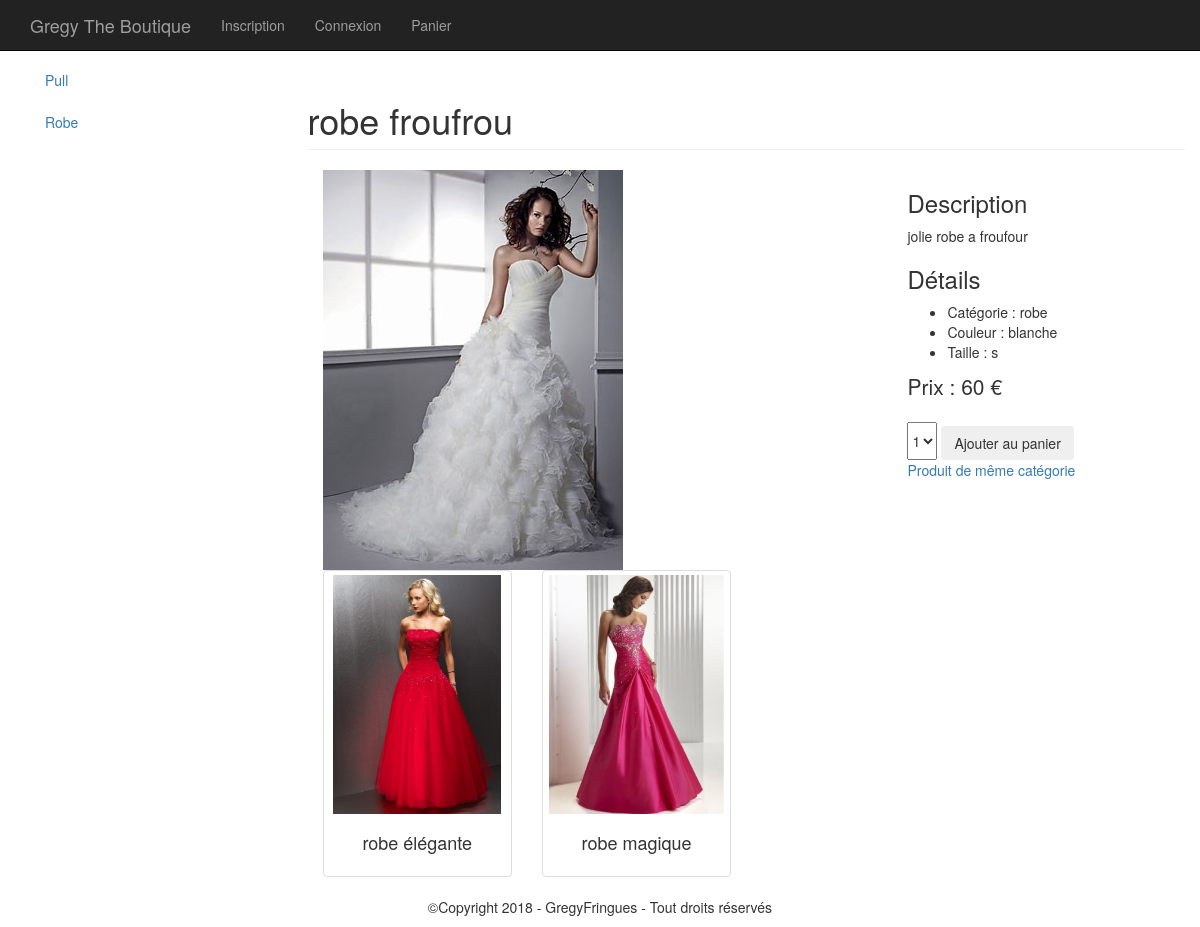
Screenshot of /Annonceo/fiche_produit.php?id_produit=8 with the database file from the repository.
### tables this page shows
CREATE TABLE `produit` (
  `id_produit` int(3) NOT NULL,
  `reference` varchar(20) NOT NULL,
  `categorie` varchar(20) NOT NULL,
  `titre` varchar(100) NOT NULL,
  `description` text NOT NULL,
  `couleur` varchar(20) NOT NULL,
  `taille` varchar(5) NOT NULL,
  `public` enum('m','f','mixte') NOT NULL,
  `photo` varchar(250) NOT NULL,
  `prix` int(3) NOT NULL,
  `stock` int(3) NOT NULL
);

### Annonceo/inc/fonctions.php (called while the page is built, shortened)
<?php
    function executeRequete($sql, $params=array()) {
        if(!empty($params)){
            foreach($params as $indice => $param){
                $params[$indice] = htmlspecialchars($param, ENT_QUOTES);
            }
         }
         global $pdo;
         $r = $pdo->prepare($sql);
         $r->execute($params);
         return $r;
    }
?>

### Annonceo/fiche_produit.php (the view, shortened to what this page needs)
<?php
    $contenu_droit = '';
    $sql = "SELECT DISTINCT categorie FROM produit";
    $menuCategories = executeRequete($sql);
    if($menuCategories->rowCount()==0){
        ?><div>aucune catégorie à afficher</div><?php
    }else{
        ?><ul class="nav nav-pills nav-stacked"><?php
        while($categorie = $menuCategories->fetch(PDO::FETCH_ASSOC)){
           ?>
            <li class="<?= isset($_GET['categorie']) && $_GET['categorie']==$categorie['categorie'] ? 'active' : '' ?>"><a href="index.php?categorie=<?= $categorie['categorie'] ?>"><?= ucfirst($categorie['categorie']) ?></a></li>
            <?php
        }
        ?></ul><?php
    }
	$contenu_gauche = ob_get_clean();
    if ( isset($_GET['id_produit']) )
    {
        $resul = executeRequete("SELECT * FROM produit WHERE id_produit=:id_produit",array('id_produit' => $_GET ['id_produit']));
        $produit=$resul->fetch(PDO::FETCH_ASSOC);
        $contenu_droit .= '<div class="row">
                        <div class="col-sm-12">
                            <h1 class="page-header">' .$produit['titre'].'</h1>
                        </div>
                    </div>';
        $contenu_droit .= '<div class="col-md-8">
                        <img class="img-responsive" src="photos/'.$produit['photo'].'" alt="" title="">
                    </div>';
        $contenu_droit .= '<div class="col-md-4">
                        <h3>Description</h3>
                        <p>'.$produit['description'].'</p>
                        <h3>Détails</h3>
                        <ul>
                            <li>Catégorie : '.$produit['categorie'].'</li>
                            <li>Couleur : '.$produit['couleur'].'</li>
                            <li>Taille : '.$produit['taille'].'</li>
                        </ul>
                        <p class="lead">Prix : '.$produit['prix'].' €</p>
                    </div>';
        if ( $produit['stock'] > 0 )
        {
            $contenu_droit .='<div class="col-md-4">
                            <form method="post" action="panier.php">
                                <input type="hidden" name="id_produit" value="'.$produit['id_produit'].'">
                                <select name="quantite" class="form-group-sm form-control-static">';
            for ($i=1; $i<=$produit['stock'] && $i <=5; $i++)
            {
                $contenu_droit .='<option>'.$i.'</option>';
            }
                $contenu_droit .='</select>
                                <input type="submit" name="ajout_panier" value="Ajouter au panier" class="btn bn-primary">
                                </form>
                            </div>';
        }
        else
        {
            $contenu_droit .='<div class="col-sm-4">
                            <p>Produit insidponible</p>
                        </div>';
        }
        $contenu_droit .='<div class="col-md-4">
                        <p>
                            <a href="index.php?categorie='.$produit['categorie'].'">Produit de même catégorie</a>
                        </p>
                    </div>';
        $resul = executeRequete("SELECT id_produit,photo,titre FROM produit WHERE categorie=:categorie AND id_produit != :id_produit limit 0,2",
        array('categorie' => $produit['categorie'],
            'id_produit' => $produit['id_produit'] ));
        $aside='';
        while ( $suggestion = $resul->fetch(PDO::FETCH_ASSOC) )
        {
            $aside .='<div class="col-sm-3">
                        <div class="thumbnail">
                            <a href="?id_produit='.$suggestion['id_produit'].'">
                                <img class="img-responsive" src="photos/'.$suggestion['photo'].'"></a>
                                <div class="caption">
                                    <h4 class="text-center">'.$suggestion['titre'].'</h4>
                                </div>
                        </div>
                    </div>';
        }
    }
    else
    {
        header('location:index.php');
            exit();
    }
	?>
    <div class="row">
        <div class="col-md-3">
            <?= $contenu_gauche ?>
        </div>
        <div class="col-md-9">
            <div class="row">
                 <?= $contenu_droit ?>
            </div>
            <div class="row">
                <?= $aside ?>
            </div>
        </div>
    </div>
    <?php
	$content = ob_get_clean();
    include('inc/gabarit.php');
?>

### Annonceo/inc/gabarit.php (shortened to what this page needs)
<!DOCTYPE html>
<html lang="fr">
<head>
    <link rel="stylesheet" href="<?= RACINE_SITE.'inc/css/bootstrap.css' ?>">
    <link rel="stylesheet" href="<?= RACINE_SITE.'inc/css/jquery-ui.css' ?>">
    <link rel="stylesheet" href="<?= RACINE_SITE.'inc/css/styles.css' ?>">
</head>
<body>
    <header>
        <nav class="navbar navbar-inverse navbar-fixed-top">
            <div class="container">
                <div class="navbar-header">
                    <a href="<?= RACINE_SITE ?>" class="navbar-brand">Gregy The Boutique</a>
                </div>
                <div class="collapse navbar-collapse" id="monmenu">
                    <ul class="nav navbar-nav">
                        <?php
                            if( estConnecte() ){
                                echo '<li><a href="'.RACINE_SITE.'profil.php">Profil</a></li>';
                                echo '<li><a href="'.RACINE_SITE.'connexion.php?action=deconnexion">Se Déconnecter</a></li>';
                            }else{
                                echo '<li><a href="'.RACINE_SITE.'inscription.php">Inscription</a></li>';
                                echo '<li><a href="'.RACINE_SITE.'connexion.php">Connexion</a></li>';
                            }
                            echo '<li><a href="'.RACINE_SITE.'panier.php">Panier '.nbArticlesPanier().'</a></li>';
                        ?>
                    </ul>
                </div>
            </div>
        </nav>
    </header>
    <div class="container">
    <?= $content  ?>
    </div>
    <div class="container-fluid">
        <footer>
            <div class="row">
                <div class="col-md-12 text-center">
                    <p>&copy;Copyright 2018 - GregyFringues - Tout droits réservés</p>
                </div>
            </div>
        </footer>
    </div>
</body>
</html>

### site/inc/css/styles.css (style rules this page uses)
body { margin-top:60px; }

### rows the page displays
produit: titre "robe froufrou", photo (picture), description "jolie robe a froufour", categorie "robe", couleur "blanche", taille "s", prix "60"
produit: photo (picture), titre "robe élégante"
produit: photo (picture), titre "robe magique"

### other values shown
$categorie['categorie'] "Pull"
$categorie['categorie'] "Robe"
form field quantite "1"
